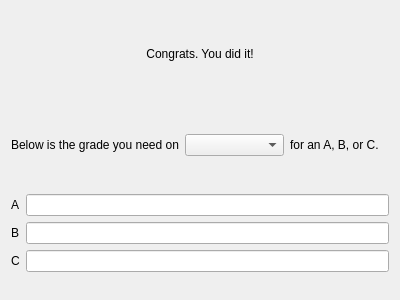
<?xml version="1.0" encoding="UTF-8"?>
<ui version="4.0">
 <class>ResultsWindow</class>
 <widget class="QDialog" name="ResultsWindow">
  <property name="geometry">
   <rect>
    <x>0</x>
    <y>0</y>
    <width>400</width>
    <height>300</height>
   </rect>
  </property>
  <property name="windowTitle">
   <string>Dialog</string>
  </property>
  <layout class="QVBoxLayout" name="verticalLayout">
   <item>
    <widget class="QLabel" name="congratsLabel">
     <property name="text">
      <string>Congrats. You did it!</string>
     </property>
     <property name="alignment">
      <set>Qt::AlignCenter</set>
     </property>
    </widget>
   </item>
   <item>
    <layout class="QVBoxLayout" name="verticalLayout_2">
     <property name="topMargin">
      <number>5</number>
     </property>
     <property name="bottomMargin">
      <number>5</number>
     </property>
     <item>
      <layout class="QHBoxLayout" name="horizontalLayout">
       <property name="topMargin">
        <number>5</number>
       </property>
       <property name="bottomMargin">
        <number>5</number>
       </property>
       <item>
        <widget class="QLabel" name="gradeLabel">
         <property name="text">
          <string>Below is the grade you need on</string>
         </property>
         <property name="alignment">
          <set>Qt::AlignCenter</set>
         </property>
        </widget>
       </item>
       <item>
        <widget class="QComboBox" name="unknownGradeCB"/>
       </item>
       <item>
        <widget class="QLabel" name="label_4">
         <property name="text">
          <string>for an A, B, or C.</string>
         </property>
        </widget>
       </item>
      </layout>
     </item>
    </layout>
   </item>
   <item>
    <layout class="QFormLayout" name="formLayout">
     <item row="1" column="0">
      <widget class="QLabel" name="label">
       <property name="text">
        <string>A</string>
       </property>
      </widget>
     </item>
     <item row="1" column="1">
      <widget class="QLineEdit" name="aGradeLine"/>
     </item>
     <item row="2" column="0">
      <widget class="QLabel" name="label_2">
       <property name="text">
        <string>B</string>
       </property>
      </widget>
     </item>
     <item row="2" column="1">
      <widget class="QLineEdit" name="bGradeLine"/>
     </item>
     <item row="3" column="0">
      <widget class="QLabel" name="label_3">
       <property name="text">
        <string>C</string>
       </property>
      </widget>
     </item>
     <item row="3" column="1">
      <widget class="QLineEdit" name="cGradeLine"/>
     </item>
    </layout>
   </item>
   <item>
    <layout class="QFormLayout" name="gradeCategoryFormLayout">
     <property name="fieldGrowthPolicy">
      <enum>QFormLayout::FieldsStayAtSizeHint</enum>
     </property>
     <property name="topMargin">
      <number>5</number>
     </property>
     <property name="bottomMargin">
      <number>5</number>
     </property>
    </layout>
   </item>
  </layout>
 </widget>
 <resources/>
 <connections/>
</ui>
